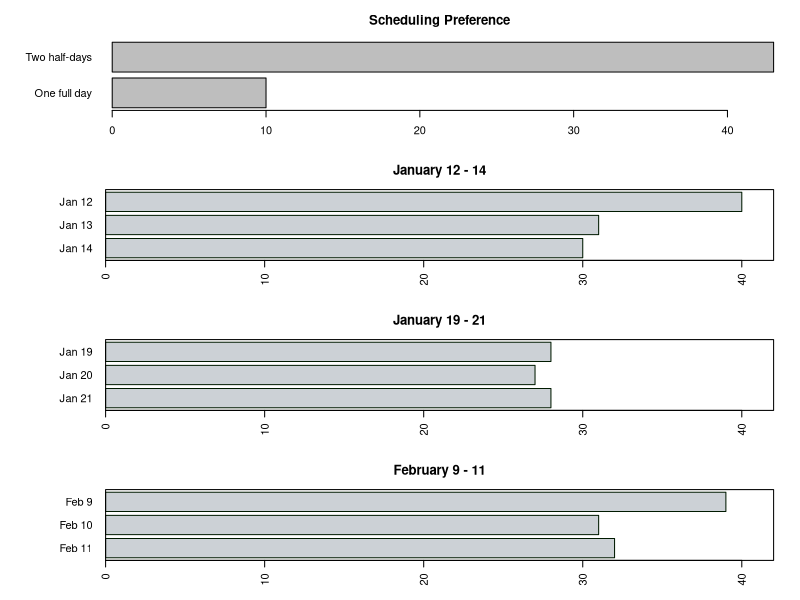
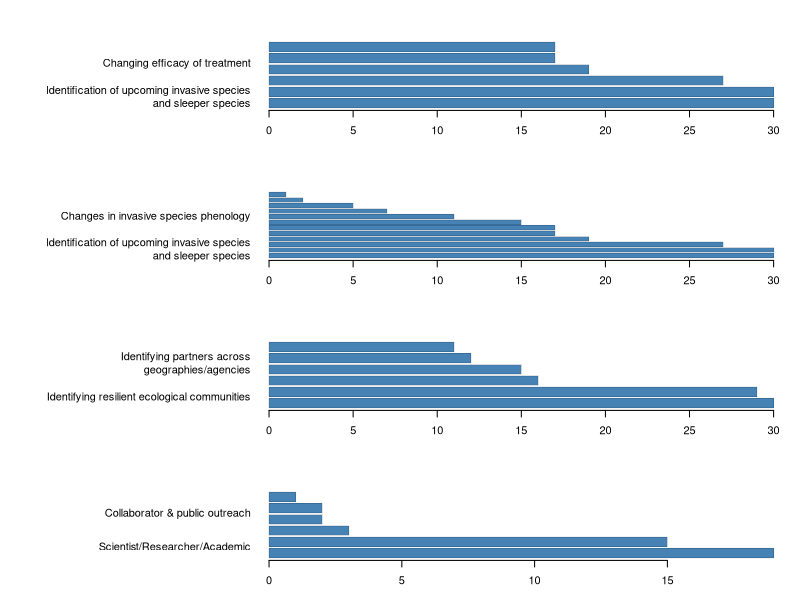
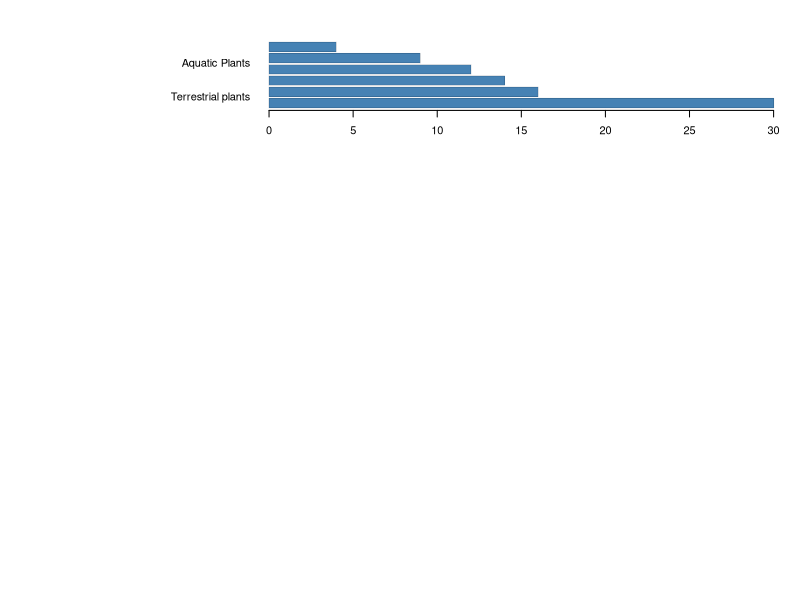

These charts were generated, in order, by the following R code:
## ---- chunk 1
knitr::opts_chunk$set(echo = TRUE)
require(data.table)

dat = fread(here::here("2021_symposium_survey.csv"))

# fwrite(dat, file = here::here("data", "2021_symposium_survey.csv"))

names(dat)
dim(dat)

get_day_index = function(n, x)
{
  out = c()
  for(i in n)
    out = c(out, length(grep(pattern = as.character(i), x)))
  out = as.numeric(sapply(out, trimws))
  return(out)
}


x = dat[, top_3_research]
x = dat[, top_2_management]
x = dat[, area_of_expertise]

get_entries = function(x, decreasing = TRUE)
{
  big_string = paste0(x, collapse = ",")
  big_split = strsplit(big_string, ",")
  
  big_split = sapply(big_split[[1]], trimws)
  
  
  big_split_2 = factor(big_split[[1]])
  big_split_2 = factor(big_split)
  
  
  big_split_2
  
  out_t = table(big_split_2)
  
  out_t = out_t[order(out_t, decreasing = decreasing)]
  out_t
  
  # out = factor(sort(strsplit(paste0(x, collapse = ","), ",")[[1]]))
  # out_t = table(out)
  # out_t = out_t[order(out_t, decreasing = decreasing)]
  return(out_t)
}


wrap_text = function(x, max = 45, min=10)
{
  sub = sprintf('(.{%1$s,%2$s})(\\s|$)', min, max)
  return(gsub(sub, '\\1\n', x))
}



if (FALSE)
{
  name_min = 10
  name_max = 45
   n = NULL
  horiz = TRUE
  bar_fill = "steelblue"
  bar_border = rgb(0, 0.1, 0.2, 0.2)
}

frequency_barplot = function(
  x, n = NULL, 
  name_min = 10, name_max = 45, 
  horiz = TRUE, 
  bar_fill = "steelblue", 
  bar_border = rgb(0, 0.1, 0.2, 0.2))
{
  
  # x = dat[, top_3_research]
  dat_bars = get_entries(x)
  
  if (is.null(n)) n = length(dat_bars)
  
  barplot(
    dat_bars[1:n], 
    names.arg = wrap_text(names(dat_bars)[1:n], max = name_max, min = name_min), 
    horiz = horiz,
    col = bar_fill, border = bar_border, las = 1)
}



# dates_1 = get_day_index(1:3, dat[, `Preferred dates [January 12-13-14]`])
# dates_2 = get_day_index(1:3, dat[, `Preferred dates (choose as many as you would like): [January 19-20-21]`])
# dates_3 = get_day_index(1:3, dat[, `Preferred dates (choose as many as you would like): [February 9-10-11]`])
# 
# mgt_table = dat[, get_entries(top_2_management)]
# res_table = dat[, get_entries(top_3_research)]
# 
# par(las = 2, mar = c(3, 10, 3, 2))
# 
# barplot(mgt_table, names.arg = wrap_text(names(mgt_table)), horiz = TRUE)
# barplot(res_table, names.arg = wrap_text(names(res_table)), horiz = TRUE)
# 
# 
n_top = 6
barplot_title_width = 20
# 
# 
bar_fill = rgb(0, 0.1, 0.2, 0.2)
bar_col = "steelblue"
bar_border = rgb(0, 0.1, 0)

## ---- chunk 2

dates_1 = get_day_index(1:3, dat[, `Preferred dates [January 12-13-14]`])
dates_2 = get_day_index(1:3, dat[, `Preferred dates (choose as many as you would like): [January 19-20-21]`])
dates_3 = get_day_index(1:3, dat[, `Preferred dates (choose as many as you would like): [February 9-10-11]`])


par(mar = c(2, 8, 2, 0))
par(mfrow = c(4, 1), las = 2, mar = c(3, 8, 3, 2))
barplot(
  dat[, table(scheduling_pref)[2:3]],
  main = "Scheduling Preference", 
  xlab = "Number of Responses", horiz = TRUE, las = 1)

b_ylm = c(0, 42)
{
  barplot(rev(dates_1), names.arg = rev(paste("Jan", 12:14)), xlim = b_ylm, horiz = TRUE, main = "January 12 - 14", col = bar_fill, border = bar_border); box()
  barplot(rev(dates_2), names.arg = rev(paste("Jan", 19:21)), xlim = b_ylm, horiz = TRUE, main = "January 19 - 21", col = bar_fill, border = bar_border); box()
  barplot(rev(dates_3), names.arg = rev(paste("Feb", 9:11)),  xlim = b_ylm, horiz = TRUE, main = "February 9 - 11", col = bar_fill, border = bar_border); box()
}

## ---- chunk 3
par(las = 2, mar = c(3, barplot_title_width, 3, 2))
frequency_barplot(dat[, top_3_research], n = 6)
## ---- chunk 4
par(las = 2, mar = c(3, barplot_title_width, 3, 2))
frequency_barplot(dat[, top_3_research])
## ---- chunk 5
par(las = 2, mar = c(3, barplot_title_width, 3, 2))
frequency_barplot(dat[, top_2_management], n = 6)

## ---- chunk 6
par(las = 2, mar = c(3, barplot_title_width, 3, 2))
frequency_barplot(dat[, primary_role], n = 6)

## ---- chunk 7
par(las = 2, mar = c(3, barplot_title_width, 3, 2))
frequency_barplot(dat[, area_of_expertise], n = 6)

# 
# expert_table = dat[, get_entries(area_of_expertise)]
# par(las = 2, mar = c(3, barplot_title_width, 3, 2))
# levels(factor(names(expert_table)))
# barplot(
#   role_table[1:n_top], 
#   names.arg = wrap_text(names(expert_table)[1:n_top]), 
#   horiz = TRUE, col = bar_fill, border = bar_border)
